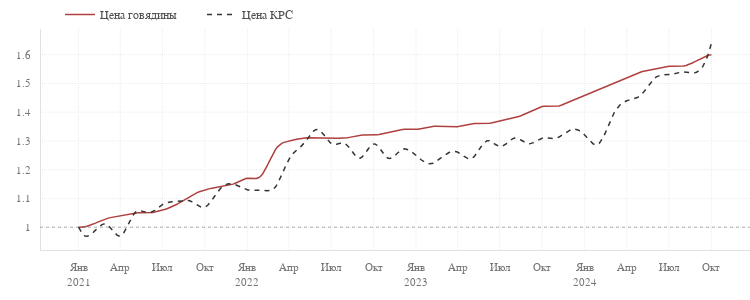

The code cell stored with this chart in its notebook:
### Code cell
fig = go.Figure(layout=dict(width=750, height=300))

fig.add_trace(
    go.Scatter(
        x=smoothed(normalized_by_first(beef).round(2), datetime_index=True).index,
        y=smoothed(normalized_by_first(beef).round(2),  datetime_index=True).values.ravel(),
        mode='lines', line_color=palette_pl[1], hoverinfo='skip', name='Цена говядины'))
fig.add_trace(
    go.Scatter(
        x=normalized_by_first(beef).round(2).index,
        y=normalized_by_first(beef).round(2).values.ravel(),
        marker=dict(opacity=0, size=5),
        mode='markers', line_color=palette_pl[1], name='Цена говядины', showlegend=False))
fig.add_trace(
    go.Scatter(
        x=smoothed(normalized_by_first(animals).round(2), datetime_index=True).index,
        y=smoothed(normalized_by_first(animals).round(2),  datetime_index=True).values.ravel(),
        mode='lines', line_color=palette_pl[-5], line_dash='5px', hoverinfo='skip', name='Цена КРС'))
fig.add_trace(
    go.Scatter(
        x=normalized_by_first(animals).round(2).index,
        y=normalized_by_first(animals).round(2).values.ravel(),
        marker=dict(opacity=0, size=5),
        mode='markers', line_color=palette_pl[-5], name='Цена КРС', showlegend=False))

fig.update_xaxes(dtick='M3', tickformat="%b<br>%Y", labelalias=xtickaliases)
fig.update_yaxes(dtick=0.1)

pl_hline(1)

fig.show(config=config)
pl_savefig(figure=fig, name='price-beef', path=path_save_img, config=config, fmt='html')

### Figure 1 — Plotly figure (JSON) as saved in the notebook; plotly's stock layout.template omitted (floating-point values rounded to 4 significant figures; data arrays with more than 128 entries replaced by an {"elided": "..."} marker saying what was removed)
{"data": [{"hoverinfo": "skip", "line": {"color": "#AF403D"}, "mode": "lines", "name": "Цена говядины", "type": "scatter", "x": {"elided": "300 str values"}, "y": {"elided": "300 float values"}}, {"line": {"color": "#AF403D"}, "marker": {"opacity": 0, "size": 5}, "mode": "markers", "name": "Цена говядины", "showlegend": false, "type": "scatter", "x": ["2021-01-01T00:00:00", "2021-02-01T00:00:00", "2021-03-01T00:00:00", "2021-04-01T00:00:00", "2021-05-01T00:00:00", "2021-06-01T00:00:00", "2021-07-01T00:00:00", "2021-08-01T00:00:00", "2021-09-01T00:00:00", "2021-10-01T00:00:00", "2021-11-01T00:00:00", "2021-12-01T00:00:00", "2022-01-01T00:00:00", "2022-02-01T00:00:00", "2022-03-01T00:00:00", "2022-04-01T00:00:00", "2022-05-01T00:00:00", "2022-06-01T00:00:00", "2022-07-01T00:00:00", "2022-08-01T00:00:00", "2022-09-01T00:00:00", "2022-10-01T00:00:00", "2022-11-01T00:00:00", "2022-12-01T00:00:00", "2023-01-01T00:00:00", "2023-02-01T00:00:00", "2023-03-01T00:00:00", "2023-04-01T00:00:00", "2023-05-01T00:00:00", "2023-06-01T00:00:00", "2023-07-01T00:00:00", "2023-08-01T00:00:00", "2023-09-01T00:00:00", "2023-10-01T00:00:00", "2023-11-01T00:00:00", "2023-12-01T00:00:00", "2024-01-01T00:00:00", "2024-02-01T00:00:00", "2024-03-01T00:00:00", "2024-04-01T00:00:00", "2024-05-01T00:00:00", "2024-06-01T00:00:00", "2024-07-01T00:00:00", "2024-08-01T00:00:00", "2024-09-01T00:00:00", "2024-10-01T00:00:00"], "y": [1, 1.01, 1.03, 1.04, 1.05, 1.05, 1.06, 1.08, 1.11, 1.13, 1.14, 1.15, 1.17, 1.18, 1.27, 1.3, 1.31, 1.31, 1.31, 1.31, 1.32, 1.32, 1.33, 1.34, 1.34, 1.35, 1.35, 1.35, 1.36, 1.36, 1.37, 1.38, 1.4, 1.42, 1.42, 1.44, 1.46, 1.48, 1.5, 1.52, 1.54, 1.55, 1.56, 1.56, 1.58, 1.6]}, {"hoverinfo": "skip", "line": {"color": "#353535", "dash": "5px"}, "mode": "lines", "name": "Цена КРС", "type": "scatter", "x": {"elided": "300 str values"}, "y": {"elided": "300 float values"}}, {"line": {"color": "#353535"}, "marker": {"opacity": 0, "size": 5}, "mode": "markers", "name": "Цена КРС", "showlegend": false, "type": "scatter", "x": ["2021-01-01T00:00:00", "2021-02-01T00:00:00", "2021-03-01T00:00:00", "2021-04-01T00:00:00", "2021-05-01T00:00:00", "2021-06-01T00:00:00", "2021-07-01T00:00:00", "2021-08-01T00:00:00", "2021-09-01T00:00:00", "2021-10-01T00:00:00", "2021-11-01T00:00:00", "2021-12-01T00:00:00", "2022-01-01T00:00:00", "2022-02-01T00:00:00", "2022-03-01T00:00:00", "2022-04-01T00:00:00", "2022-05-01T00:00:00", "2022-06-01T00:00:00", "2022-07-01T00:00:00", "2022-08-01T00:00:00", "2022-09-01T00:00:00", "2022-10-01T00:00:00", "2022-11-01T00:00:00", "2022-12-01T00:00:00", "2023-01-01T00:00:00", "2023-02-01T00:00:00", "2023-03-01T00:00:00", "2023-04-01T00:00:00", "2023-05-01T00:00:00", "2023-06-01T00:00:00", "2023-07-01T00:00:00", "2023-08-01T00:00:00", "2023-09-01T00:00:00", "2023-10-01T00:00:00", "2023-11-01T00:00:00", "2023-12-01T00:00:00", "2024-01-01T00:00:00", "2024-02-01T00:00:00", "2024-03-01T00:00:00", "2024-04-01T00:00:00", "2024-05-01T00:00:00", "2024-06-01T00:00:00", "2024-07-01T00:00:00", "2024-08-01T00:00:00", "2024-09-01T00:00:00", "2024-10-01T00:00:00"], "y": [1, 0.98, 1.01, 0.97, 1.05, 1.05, 1.08, 1.09, 1.09, 1.07, 1.13, 1.15, 1.13, 1.13, 1.14, 1.24, 1.29, 1.34, 1.29, 1.29, 1.24, 1.29, 1.24, 1.27, 1.25, 1.22, 1.25, 1.26, 1.24, 1.3, 1.28, 1.31, 1.29, 1.31, 1.31, 1.34, 1.32, 1.29, 1.39, 1.44, 1.46, 1.52, 1.53, 1.54, 1.54, 1.64]}], "layout": {"height": 300, "shapes": [{"line": {"color": "black", "dash": "3px", "width": 1}, "opacity": 0.3, "type": "line", "x0": 0, "x1": 1, "xref": "x domain", "y0": 1, "y1": 1, "yref": "y"}], "width": 750, "xaxis": {"dtick": "M3", "labelalias": {"Apr<br>2021": "Апр", "Apr<br>2022": "Апр", "Apr<br>2023": "Апр", "Apr<br>2024": "Апр", "Aug<br>2021": "Авг", "Aug<br>2022": "Авг", "Aug<br>2023": "Авг", "Aug<br>2024": "Авг", "Dec<br>2021": "Дек", "Dec<br>2022": "Дек", "Dec<br>2023": "Дек", "Dec<br>2024": "Дек", "Feb<br>2021": "Фев", "Feb<br>2022": "Фев", "Feb<br>2023": "Фев", "Feb<br>2024": "Фев", "Jan<br>2021": "Янв<br>2021", "Jan<br>2022": "Янв<br>2022", "Jan<br>2023": "Янв<br>2023", "Jan<br>2024": "Янв<br>2024", "Jul<br>2021": "Июл", "Jul<br>2022": "Июл", "Jul<br>2023": "Июл", "Jul<br>2024": "Июл", "Jun<br>2021": "Июн", "Jun<br>2022": "Июн", "Jun<br>2023": "Июн", "Jun<br>2024": "Июн", "Mar<br>2021": "Мар", "Mar<br>2022": "Мар", "Mar<br>2023": "Мар", "Mar<br>2024": "Мар", "May<br>2021": "Май", "May<br>2022": "Май", "May<br>2023": "Май", "May<br>2024": "Май", "Nov<br>2021": "Ноя", "Nov<br>2022": "Ноя", "Nov<br>2023": "Ноя", "Nov<br>2024": "Ноя", "Oct<br>2021": "Окт", "Oct<br>2022": "Окт", "Oct<br>2023": "Окт", "Oct<br>2024": "Окт", "Sep<br>2021": "Сен", "Sep<br>2022": "Сен", "Sep<br>2023": "Сен", "Sep<br>2024": "Сен"}, "tickformat": "%b<br>%Y"}, "yaxis": {"dtick": 0.1}}}
